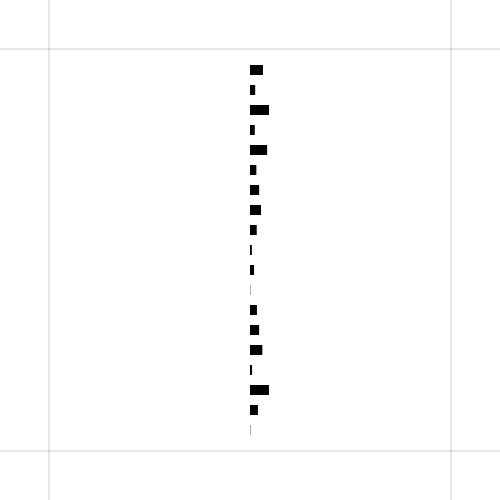
Frame 1 (no input)
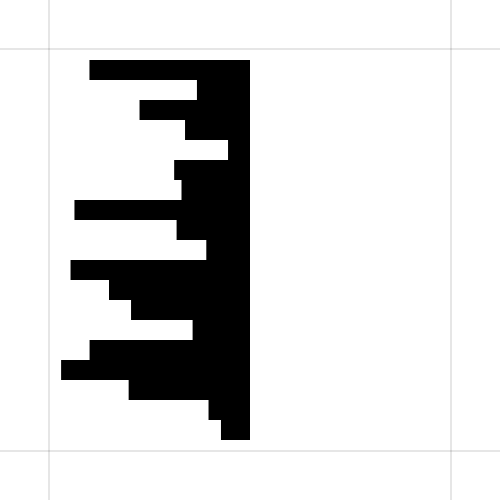
Frame 60 (the mouse pressed at the canvas centre just before this capture)
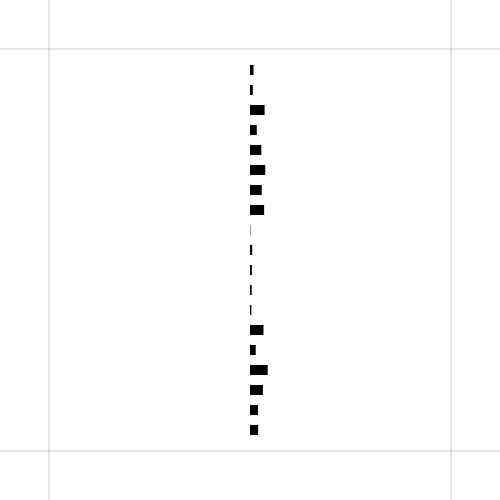
Frame 120 (the mouse held since frame 60 and released just before this capture)

The Processing sketch that drew these frames (run headless with seeded random() and noise(); from frame 60 on, the mouse is pressed at the canvas centre):

// Processing sketch: processing_27856
// ── processing_27856.pde

float a = 20;
float b = 250;
float c = 10;
float d = 20;
float e = 105;

void setup () {
  size (500, 500);
  smooth ();
  noStroke ();
}

void draw() {
  fill (255);
  rect (0, 0, 500, 500);
  fill (0, 0, 0, 25);
  rect (0, 48, 500, 2);
  rect (0, 450, 500, 2);
  rect (48, 0, 2, 500);
  rect (450, 0, 2, 500);
  fill (0);
  rect (b, e - d * 2, random (a), c);
  rect (b, e - d, random (a), c);
  rect (b, e, random (a), c);
  rect (b, e + d, random (a), c);
  rect (b, e + d * 2, random (a), c);
  rect (b, e + d * 3, random (a), c);
  rect (b, e + d * 4, random (a), c);
  rect (b, e + d * 5, random (a), c);
  rect (b, e + d * 6, random (a), c);
  rect (b, e + d * 7, random (a), c);
  rect (b, e + d * 8, random (a), c);
  rect (b, e + d * 9, random (a), c);
  rect (b, e + d * 10, random (a), c);
  rect (b, e + d * 11, random (a), c);
  rect (b, e + d * 12, random (a), c);
  rect (b, e + d * 13, random (a), c);
  rect (b, e + d * 14, random (a), c);
  rect (b, e + d * 15, random (a), c);
  rect (b, e + d * 16, random (a), c);
  
  if (mouseX > b + 200 && a <= 190) {
    a = a + 5;
  }
  
  if (mouseX < b - 200 && a >= -190) {
    a = a - 5;
  }
  
  if (mouseY > 450 && c >= 1) {
    c = c - 0.2;
    e = e + 0.1;
  }
  
  if (mouseY < 50 && c <= 20) {
    c = c + 0.2;
    e = e - 0.1;
  }
  
  if (mousePressed) {
    a = 20;
    b = 250;
    c = 10;
    d = 20;
    e = 105;
  }
  
  if (keyPressed) {
    a = random (500);
    b = random (500);
    c = random (500);
    d = random (500);
    e = random (500);
  }
}
